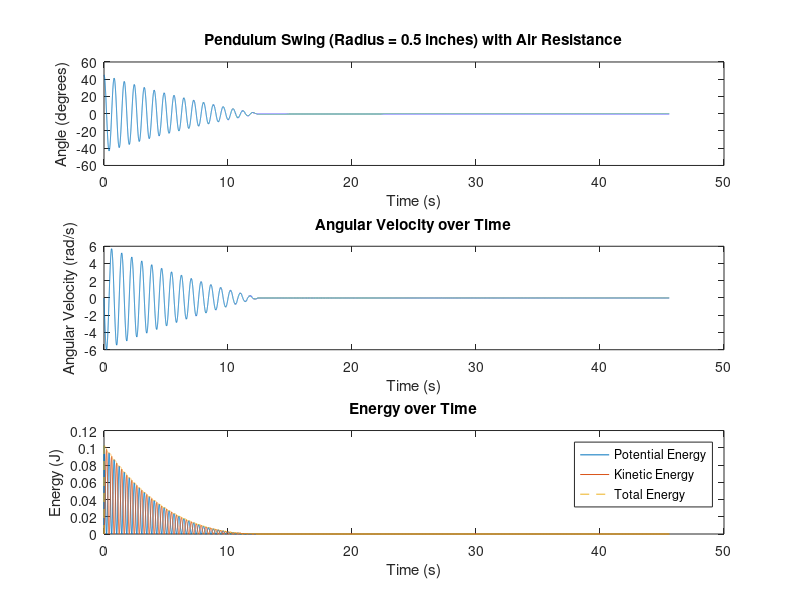
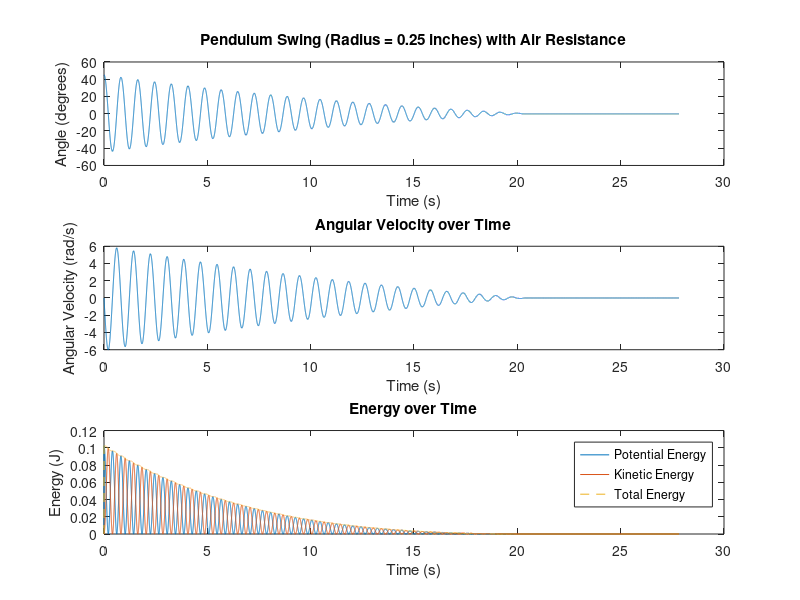
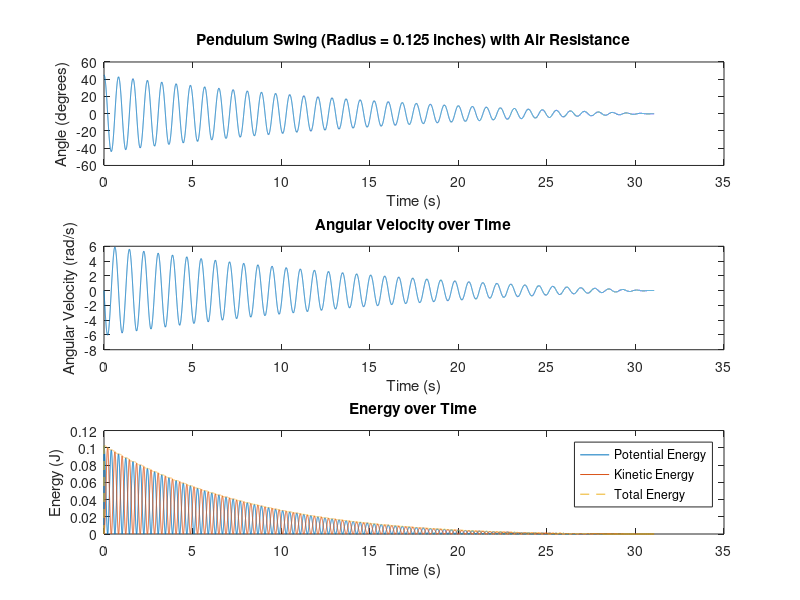

These charts were generated, in order, by the following MATLAB code:
%% Pendulum Estimate Swing Time with Air Resistance using Runge-Kutta Method

close all;
clear;
clc

% Parameters
g = 9.81;  % gravitational acceleration (m/s^2)
L = 0.1549;  % length to the center of mass (m)
m = 0.230;  % mass of the pendulum (kg)
mu = 0.11;  % coefficient of friction
b = 0.0005;   % damping coefficient due to air resistance (adjust this as needed)

% Radii of the pendulum bushing (in meters)
radii = [0.5, 0.25, 0.125] * 0.0254;  % converting inches to meters

% Experimental duration estimates for comparison (seconds)
experimental_times = [20, 33, 95];  % [1/2, 1/4, 1/8 inch]

% Initial conditions
theta0 = pi/4;  % initial angle (45 degrees)
omega0 = 0;  % initial angular velocity
dt = 0.001;  % time step (s)

% Function to calculate angular acceleration (alpha) with air resistance
alpha_func = @(theta, omega, r) (-m * g * L * sin(theta) - mu * sign(omega) * m * g * r - b * omega) / (m * L^2);

% Loop through each radius
for i = 1:length(radii)
    r = radii(i);
    t = 0:dt:200;  % time array with a max time to capture longer durations
    theta = zeros(size(t));  % angle array
    omega = zeros(size(t));  % angular velocity array
    
    theta(1) = theta0;
    omega(1) = omega0;
    
    % Energy arrays
    PE = zeros(size(t));  % Potential Energy
    KE = zeros(size(t));  % Kinetic Energy
    TotalEnergy = zeros(size(t));  % Total Energy

    % Runge-Kutta 4th order method loop
    for n = 1:length(t)-1
        % Adjust friction for specific radii
        if r == 0.125 * 0.0254  % for 1/8 inch radius
            friction_factor = 1.0;  % no additional frication adjustment
        elseif r == 0.25 * 0.0254  % for 1/4 inch radius
            friction_factor = 1.0;  % slight adjustment
        else
            friction_factor = 1.0;  % default
        end
        
        % Apply the friction adjustment factor
        alpha_func_adjusted = @(theta, omega) alpha_func(theta, omega, r) * friction_factor;
        
        % Runge-Kutta 4th order calculations
        k1_theta = omega(n);
        k1_omega = alpha_func_adjusted(theta(n), omega(n));
        
        k2_theta = omega(n) + 0.5 * dt * k1_omega;
        k2_omega = alpha_func_adjusted(theta(n) + 0.5 * dt * k1_theta, omega(n) + 0.5 * dt * k1_omega);
        
        k3_theta = omega(n) + 0.5 * dt * k2_omega;
        k3_omega = alpha_func_adjusted(theta(n) + 0.5 * dt * k2_theta, omega(n) + 0.5 * dt * k2_omega);
        
        k4_theta = omega(n) + dt * k3_omega;
        k4_omega = alpha_func_adjusted(theta(n) + dt * k3_theta, omega(n) + dt * k3_omega);
        
        theta(n+1) = theta(n) + (dt / 6) * (k1_theta + 2 * k2_theta + 2 * k3_theta + k4_theta);
        omega(n+1) = omega(n) + (dt / 6) * (k1_omega + 2 * k2_omega + 2 * k3_omega + k4_omega);
        
        % Calculate potential and kinetic energy
        height = L * (1 - cos(theta(n+1)));  % height above the lowest point
        PE(n+1) = m * g * height;  % Potential Energy
        KE(n+1) = 0.5 * m * (L * omega(n+1))^2;  % Kinetic Energy
        TotalEnergy(n+1) = PE(n+1) + KE(n+1);  % Total Energy
        
        % Stop if the pendulum comes to rest
        if abs(omega(n+1)) < 5e-5 && abs(theta(n+1)) < 0.0025
            break;
        end
    end
    
    % Convert angle from radians to degrees
    theta_deg = theta(1:n) * (180 / pi);
    
    % Plot the angle (degrees) over time
    figure;
    subplot(3,1,1);
    plot(t(1:n), theta_deg);
    title(['Pendulum Swing (Radius = ', num2str(r * 39.37), ' inches) with Air Resistance']);
    xlabel('Time (s)');
    ylabel('Angle (degrees)');
    
    % Plot the velocity (angular velocity) over time
    subplot(3,1,2);
    plot(t(1:n), omega(1:n));
    title('Angular Velocity over Time');
    xlabel('Time (s)');
    ylabel('Angular Velocity (rad/s)');
    
    % Plot the potential energy, kinetic energy, and total energy over time
    subplot(3,1,3);
    plot(t(1:n), PE(1:n), 'DisplayName', 'Potential Energy');
    hold on;
    plot(t(1:n), KE(1:n), 'DisplayName', 'Kinetic Energy');
    plot(t(1:n), TotalEnergy(1:n), '--', 'DisplayName', 'Total Energy');
    title('Energy over Time');
    xlabel('Time (s)');
    ylabel('Energy (J)');
    legend;
    hold off;
    
    % Display comparison with experimental value
    disp(['For radius = ', num2str(r * 39.37), ' inches:']);
    disp(['Simulated duration: ', num2str(t(n)), ' seconds']);
    disp(['Experimental duration: ', num2str(experimental_times(i)), ' seconds']);
end
